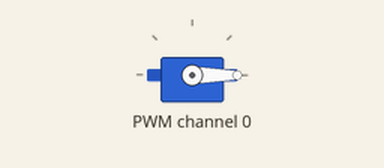
A program run on a simulated ESP32 board running MicroPython. On the bench: servo. Servo angles are drawn from the pulse width (0.5 ms = 0°, 2.5 ms = 180°); library files of the repository ran but are not shown: __init__.py; what the program prints to the serial console is not drawn. At 11.0 s the program stops and its outputs stay as they are.

Above: at 0.1 s.
At 11.1 s:
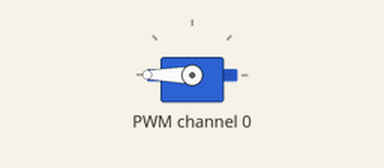
Timing chart, 0 to 12.5 s (numbered marks = the images above):
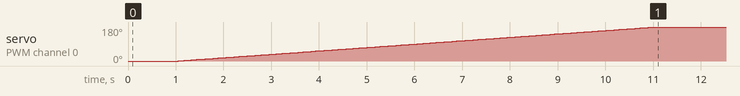

Measured:
- by itself, servo on PWM channel 0: moves from 0° to 180° over 10.0 s

The program:

PCA9685.py
```python
try:
    # microptyhonの場合
    from machine import SoftI2C as I2C, Pin
    import ustruct as struct
    import utime as time
    import math
    _MicroPython_ = True
except:
    # ラズパイの場合
    try:
        _MicroPython_ = False
        import smbus
        from time import sleep
        import time
        import math

    except:
        print("\u001b[35m")
        print('please install smbus')
        print("\u001b[0m")

from libi2c import *

#@ -------------------------------------------------------- #
#@                          PCA9685                         #
#@ -------------------------------------------------------- #
#@ Adafruitのライブラリをmicropythonとラズパイの両方で使えるように修正した

# Registers/etc:
PCA9685_ADDRESS = 0x40
MODE1 = 0x00
MODE2 = 0x01
SUBADR1 = 0x02
SUBADR2 = 0x03
SUBADR3 = 0x04
PRESCALE = 0xFE
LED0_ON_L = 0x06
LED0_ON_H = 0x07
LED0_OFF_L = 0x08
LED0_OFF_H = 0x09
ALL_LED_ON_L = 0xFA
ALL_LED_ON_H = 0xFB
ALL_LED_OFF_L = 0xFC
ALL_LED_OFF_H = 0xFD

# Bits:
RESTART = 0x80
SLEEP = 0x10
ALLCALL = 0x01
INVRT = 0x10
OUTDRV = 0x04

class PCA9685:
    """PCA9685 PWM LED/servo controller."""

    def __init__(self, address=PCA9685_ADDRESS, i2c=None):
        self.address = address
        """Initialize the PCA9685."""
        # Setup I2C interface for the device.
        if _MicroPython_:
            if i2c:
                self.bus = i2c
            else:
                self.bus = I2C(scl=Pin(22), sda=Pin(21))
                print('self.bus.scan()  ', self.bus.scan() )
        else:
            self.bus = smbus.SMBus(1)

        self.set_all_pwm(0, 0)
        write_byte_data(self.bus, self.address, MODE2, OUTDRV)
        write_byte_data(self.bus, self.address, MODE1, ALLCALL)
        time.sleep(0.005)  # wait for oscillator
        mode1, = read_byte_data(self.bus,self.address,MODE1,1)
        mode1 = mode1 & 0xFF
        mode1 = mode1 & ~SLEEP  # wake up (reset sleep)
        write_byte_data(self.bus, self.address, MODE1, mode1)
        time.sleep(0.005)  # wait for oscillator

    def set_pwm_freq(self, freq_hz):
        """Set the PWM frequency to the provided value in hertz."""
        prescaleval = 25000000.0    # 25MHz
        prescaleval /= 4096.0       # 12-bit
        prescaleval /= float(freq_hz)
        prescaleval -= 1.0
        prescale = round(prescaleval)
        oldmode, = read_byte_data(self.bus,self.address,MODE1,1)
        oldmode = oldmode & 0xFF
        newmode = (oldmode & 0x7F) | 0x10    # sleep
        write_byte_data(self.bus, self.address, MODE1, newmode)  # go to sleep
        write_byte_data(self.bus, self.address, PRESCALE, prescale)
        write_byte_data(self.bus, self.address, MODE1, oldmode)
        time.sleep(0.005)
        write_byte_data(self.bus, self.address, MODE1, oldmode | 0x80)

    def set_pwm(self, channel, on, off):
        """Sets a single PWM channel."""
        write_byte_data(self.bus, self.address, LED0_ON_L+4*channel, on & 0xFF)
        write_byte_data(self.bus, self.address, LED0_ON_H+4*channel, on >> 8)
        write_byte_data(self.bus, self.address, LED0_OFF_L+4*channel, off & 0xFF)
        write_byte_data(self.bus, self.address, LED0_OFF_H+4*channel, off >> 8)

    def set_all_pwm(self, on, off):
        """Sets all PWM channels."""
        write_byte_data(self.bus, self.address, ALL_LED_ON_L, on & 0xFF)
        write_byte_data(self.bus, self.address, ALL_LED_ON_H, on >> 8)
        write_byte_data(self.bus, self.address, ALL_LED_OFF_L, off & 0xFF)
        write_byte_data(self.bus, self.address, ALL_LED_OFF_H, off >> 8)

# -------------------------------------------------------- #

def example():

    def Subdivide(min,max,num):
        return [min+i*(max-min)/(num-1) for i in range(num)]

    class servomotor:
        """
        MG996Rの場合，
        0.4ms
        """

        min_len_deg = [0.0005,0]
        max_len_deg = [0.0025,180]

        def __init__(self, ch_IN, offset_IN=0):
            self.ch = ch_IN
            self.offset = offset_IN
            self.pwm = PCA9685(address=0x40)
            self.freq = 50.
            self.pwm.set_pwm_freq(50.)

            self.min_pulse = self.min_len_deg[0]/((1./self.freq)/(2.**12))#0 deg
            self.max_pulse = self.max_len_deg[0]/((1./self.freq)/(2.**12))#180deg
            self.pulse_range = self.max_pulse - self.min_pulse

        # def setPWM(self, p):
        #     self.pwm.set_pwm(self.ch, 0, int((650.-150.)*p/180.+150+self.offset))

        def setDegree(self, deg):
            #!roundを使うべき
            self.pwm.set_pwm(self.ch, 0, round(self.min_pulse + self.pulse_range*(deg/180.)))

        def setDegreeByTime(self, min, max, elapsedtime, step=300):
            start = time.time()
            angles = Subdivide(min,max,step)
            times = Subdivide(0,elapsedtime,step)#sec
            for a, t in zip(angles,times):
                while True:
                    if time.time() - start >= t:
                        self.setDegree(a)
                        break

        def setPWM(self, pwm):
            self.pwm.set_pwm(self.ch, 0, round(pwm))

        def clean(self):
            self.setPWM(90)
            time.sleep(1)

    # -------------------------------------------------------- #

    s = servomotor(0,0)
    min = 0
    max = 180

    s.setDegree(min)
    time.sleep(1)

    if _MicroPython_:
        start = time.time_ns()
    else:
        start = time.time()

    angles = Subdivide(min,max,1000)
    times = Subdivide(0,10,1000)#sec
    for a, t in zip(angles,times):
        while True:
            if _MicroPython_:
                dt = (time.time_ns() - start ) *10**-9
            else:
                dt = time.time() - start
            if dt >= t:
                print(a)
                s.setDegree(a)
                break

if __name__ == '__main__':
    example()
```

lib.py
```python
try:
    # microptyhonの場合
    from machine import SoftI2C as I2C
    from machine import Pin
    import ustruct as struct
    from utime import sleep
    _MicroPython_ = True

    # https://docs.micropython.org/en/latest/library/machine.I2C.html
    """
    I2C.write(buf)                            スレーブ自身に１バイトの値を書き込む
    I2C.writeto(addr, buf, stop=True, /)      スレーブ内部のレジスターに数バイトの値を書き込む
    writeto_mem                               スレーブ内部のレジスターにブロックバイトの値を書き込む
    """

    def write_byte(bus, address, value):
        bus.writeto(address, bytearray([value]))

    def write_byte_data(bus, address, register, value):
        bus.writeto_mem(address, register, bytearray([value]))

    def read_byte(bus, address, nbytes=2):
        return bus.readfrom(address, nbytes)  # アンパックしたタプル

    def read_byte_data(bus, address, register, nbytes=2):
        return bus.readfrom_mem(address, register, nbytes)

except:

    """
    write_byte           スレーブ自身に１バイトの値を書き込む
    write_byte_data      スレーブ内部のレジスターに１バイトの値を書き込む
    write_i2c_block_data スレーブ内部のレジスターにブロックバイトの値を書き込む
    """

    # ラズパイの場合
    try:
        import smbus
        from time import sleep
        _MicroPython_ = False

        def write_byte(bus, address, value):
            bus.write_byte(address, value)

        def write_byte_data(bus, address, register, value):
            bus.write_byte_data(address, register, value)

        def read_byte(bus, address, nbytes=2):
            return bus.read_byte(address, nbytes)

        def read_byte_data(bus, address, register, nbytes=2):
            return bus.read_i2c_block_data(address, register, nbytes)

    except:
        print("\u001b[35m")
        print('please install smbus')
        print("\u001b[0m")
```
